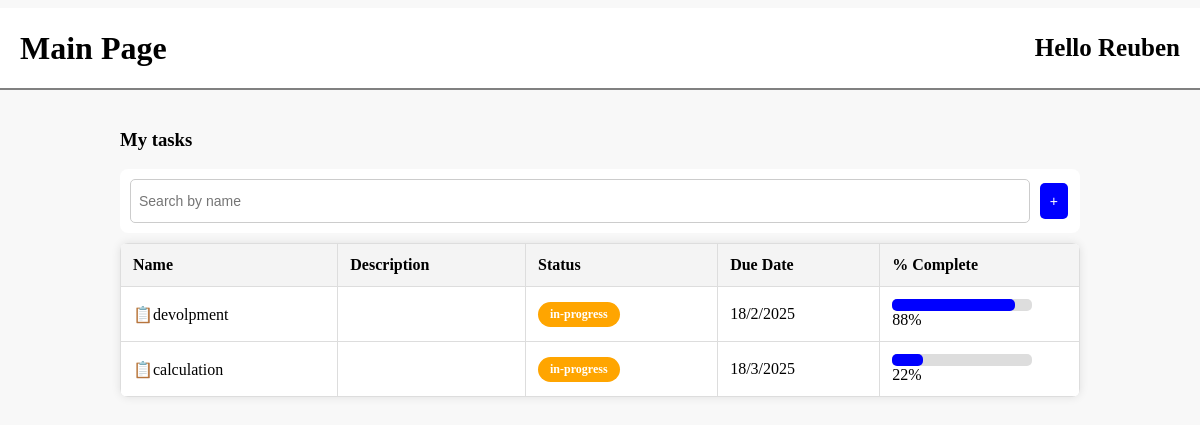
/mainPage.php (signed in), run on the app's committed database.
### tables this page shows
CREATE TABLE "Task" (
	"taskID"	INTEGER NOT NULL UNIQUE,
	"userID"	INTEGER NOT NULL,
	"taskName"	TEXT NOT NULL,
	"description"	TEXT,
	"dueDate"	TEXT NOT NULL,
	"progress"	INTEGER NOT NULL DEFAULT 0,
	PRIMARY KEY("taskID" AUTOINCREMENT),
	FOREIGN KEY("userID") REFERENCES "User"("userID")
);

### mainPage.php (the view, shortened to what this page needs)
<!DOCTYPE html>
<html lang="en">
<head>
    <link rel="stylesheet" href="mainPage.css">
</head>
<body>
    <div class="header">
        <div class="header-left">
            <h1>Main Page</h1>
        </div>
        <div class="header-right">
            <h2>Hello <?php session_start(); echo $_SESSION['firstName']; ?></h2>
        </div>
    </div>
    <div class="container">
        <h3>My tasks</h3>
        <div class="search-bar">
            <input type="text" placeholder="Search by name">
            <button class="add-task" onclick="window.location.href='createTaskPage.php'">+</button>
            </div>
<?php
    $db = new SQLite3('TaskManagementDB.db');
    $userID=$_SESSION['userID'];
    $select_query = "SELECT * FROM Task WHERE userID='$userID'";
    $result = $db->query($select_query);
    echo "<table>";
    echo "<tr>
            <th>Name</th>
            <th>Description</th>
            <th>Status</th>
            <th>Due Date</th>
            <th>% Complete</th>
        </tr>";
    while ($row = $result->fetchArray(SQLITE3_ASSOC)) {
        $taskName= $row['taskName'];
        $description= $row['description'];
        $dueDate= $row['dueDate'];
        $completion= $row['progress'];
        if($completion==0) {
            $currentStatus = "not-started";
        }
        elseif ($completion == 100) {
            $currentStatus = "completed";
        }
        else {
            $currentStatus = "in-progress";
        }
        echo "<tr>
                <td>📋$taskName</td>
                <td>$description</td>
                <td><span class=\"status $currentStatus\">$currentStatus</span></td>
                <td>$dueDate</td>
                <td>
                    <div class=\"progress-bar\">
                        <div class=\"progress\" style=\"width: $completion%;\"></div> $completion%
                    </div>
                </td>
            </tr>";
    }
    echo "</table>";
?>
</body>
</html>

### mainPage.css (style rules this page uses)
body { font-family: "Microsoft Yahei"; margin: 0; padding: 0; background-color: #f8f8f8; }
.header { color: black; display: flex; justify-content: space-between; align-items: center; padding: 0px 20px; background-color: white; border-bottom: 2px solid gray; position: relative; height: 10vh; margin-top: 1vh; }
.header-right { display: flex; flex-direction: column; }
h1 { font-size: 32px; margin: 0; }
h2 { font-size: 25px; margin: 0; }
.button-class, button { background-color: #ffffff; border: 2px solid grey; color: rgb(70, 70, 70); padding: 10px 20px; text-align: center; text-decoration: none; font-size: 16px; margin: 4px 2px; cursor: pointer; border-radius: 4px; }
.add-task { background-color: blue; color: white; border: none; padding: 10px 10px; cursor: pointer; font-size: 14px; border-radius: 5px; margin-left: 10px; display: inline-block; vertical-align: middle; }
.container { width: 80%; margin: auto; padding-top: 20px; }
.search-bar { display: flex; justify-content: space-between; margin-bottom: 10px; background-color: white; padding: 10px; border-radius: 8px; }
.search-bar input { flex: 1; padding: 8px; border: 1px solid #ccc; border-radius: 5px; margin-bottom: 0px; }
table { width: 100%; border-collapse: collapse; background-color: white; border-radius: 8px; overflow: hidden; box-shadow: 0px 0px 10px rgba(0, 0, 0, 0.1); }
th, td { border: 1px solid #ddd; padding: 12px; text-align: left; }
th { background-color: #f4f4f4; font-weight: bold; }
input, select { width: 100%; padding: 8px; border: 1px solid #ccc; border-radius: 5px; font-size: 14px; }
.status { padding: 5px 12px; border-radius: 15px; color: white; font-size: 12px; display: inline-block; font-weight: bold; }
.in-progress { background-color: orange; }
.progress-bar { background-color: #ddd; border-radius: 5px; width: 80%; height: 12px; display: inline-block; position: relative; }
.progress { background-color: blue; height: 100%; border-radius: 5px; }
label, input { width: 100%; margin-bottom: 10px; }

### data on the page
task: taskName "devolpment", progress "in-progress", dueDate "18/2/2025", progress "88"
task: taskName "calculation", progress "in-progress", dueDate "18/3/2025", progress "22"

### other printed values
$_SESSION['firstName'] "Reuben"
